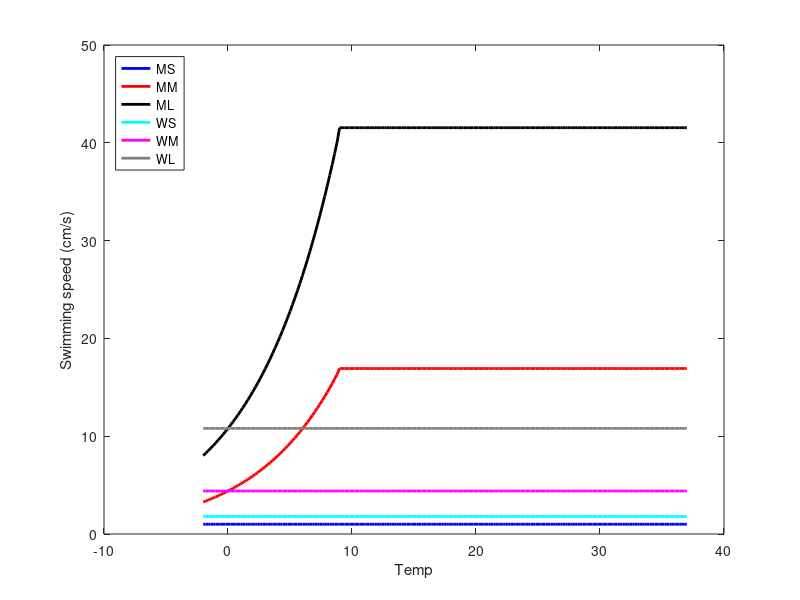
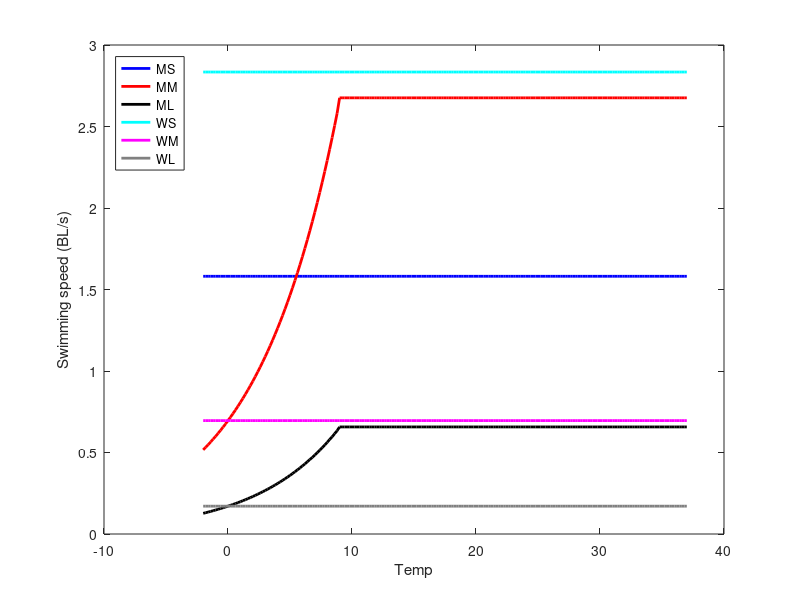
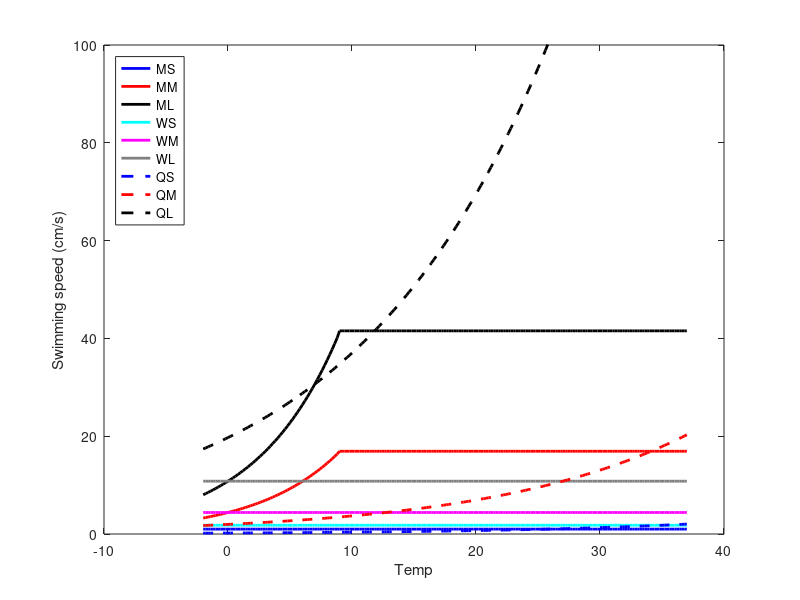
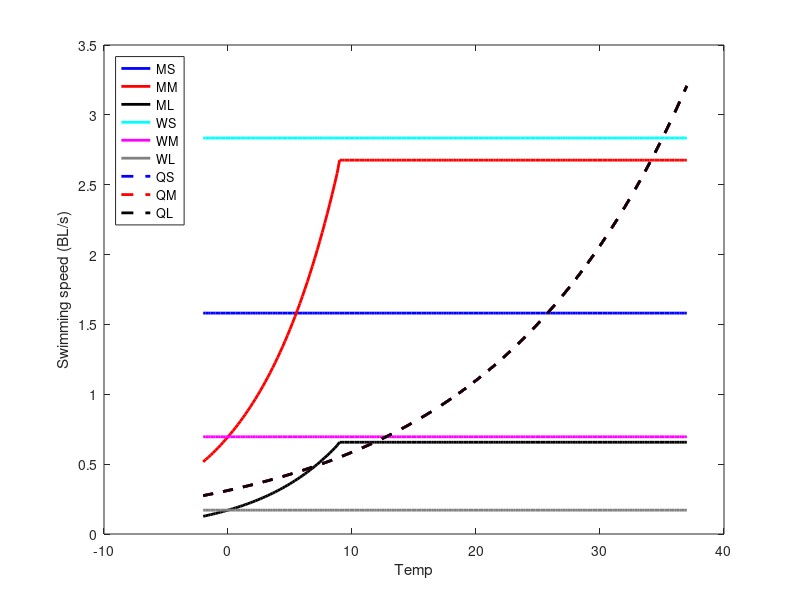

Recreate these plots in MATLAB, in order.
% Swimming speed
% Max recorded speeds are 56-110 km/h

L_s = 10^((log10(2)+log10(20))/2); 
L_m = 10^((log10(20)+log10(200))/2); 
L_l = 10^((log10(200)+log10(2000))/2); 

M_s = 0.01 * (0.1*L_s)^3;
M_m = 0.01 * (0.1*L_m)^3;
M_l = 0.01 * (0.1*L_l)^3;

% Swimming speed 
%James' current (m/d)
%cm/s
U_s = (3.9*M_s.^0.13); %/100*60*60*24;
U_m = (3.9*M_m.^0.13); %/100*60*60*24;
U_l = (3.9*M_l.^0.13); %/100*60*60*24;

%Megrey et al with temp-dep (m/d)
T = -2:0.2:37;
T1= -2:0.2:8.9;
T2= 9:0.2:37;
Ut_s = (1.0*M_s.^0.0 * exp(0.0*T)); %/100*60*60*24;
Ut_m1 = (3.9*M_m.^0.13 * exp(0.149*T1)); %/100*60*60*24;
Ut_m2 = (15.0*M_m.^0.13 * exp(0.0*T2)); %/100*60*60*24;
Ut_l1 = (3.9*M_l.^0.13 * exp(0.149*T1)); %/100*60*60*24;
Ut_l2 = (15.0*M_l.^0.13 * exp(0.0*T2)); %/100*60*60*24;
Ut_m=[Ut_m1 Ut_m2];
Ut_l=[Ut_l1 Ut_l2];

%Q10 & BL (cm/s)
%Tref = 34.5490; %gives 0.1 BL/s at -2C, but never above 1.3BL/s
%Tref = 22.5617; %gives 3 BL/s at 40C, but <1 BL/s below 22.5
Tref=18.5; %median temp over historical period
Ub_s = L_s * exp(0.063*(T-Tref)) *0.1;
Ub_m = L_m * exp(0.063*(T-Tref)) *0.1;
Ub_l = L_l * exp(0.063*(T-Tref)) *0.1;

%%
figure(1)
plot(T,Ut_s,'b','LineWidth',2); hold on;
plot(T,Ut_m,'r','LineWidth',2); hold on;
plot(T,Ut_l,'k','LineWidth',2); hold on;
plot(T,U_s*ones(length(T),1),'c','LineWidth',2); hold on;
plot(T,U_m*ones(length(T),1),'m','LineWidth',2); hold on;
plot(T,U_l*ones(length(T),1),'color',[0.5 0.5 0.5],'LineWidth',2); hold on;
legend('MS','MM','ML','WS','WM','WL')
legend('location','northwest')
xlabel('Temp')
ylabel('Swimming speed (cm/s)')

%%
figure(2)
plot(T,Ut_s/(0.1*L_s),'b','LineWidth',2); hold on;
plot(T,Ut_m/(0.1*L_m),'r','LineWidth',2); hold on;
plot(T,Ut_l/(0.1*L_l),'k','LineWidth',2); hold on;
plot(T,U_s*ones(length(T),1)/(0.1*L_s),'c','LineWidth',2); hold on;
plot(T,U_m*ones(length(T),1)/(0.1*L_m),'m','LineWidth',2); hold on;
plot(T,U_l*ones(length(T),1)/(0.1*L_l),'color',[0.5 0.5 0.5],'LineWidth',2); hold on;
legend('MS','MM','ML','WS','WM','WL')
legend('location','northwest')
xlabel('Temp')
ylabel('Swimming speed (BL/s)')

%%
figure(3)
plot(T,Ut_s,'b','LineWidth',2); hold on;
plot(T,Ut_m,'r','LineWidth',2); hold on;
plot(T,Ut_l,'k','LineWidth',2); hold on;
plot(T,U_s*ones(length(T),1),'c','LineWidth',2); hold on;
plot(T,U_m*ones(length(T),1),'m','LineWidth',2); hold on;
plot(T,U_l*ones(length(T),1),'color',[0.5 0.5 0.5],'LineWidth',2); hold on;
plot(T,Ub_s,'--b','LineWidth',2); hold on;
plot(T,Ub_m,'--r','LineWidth',2); hold on;
plot(T,Ub_l,'--k','LineWidth',2); hold on;
legend('MS','MM','ML','WS','WM','WL','QS','QM','QL')
legend('location','northwest')
xlabel('Temp')
ylabel('Swimming speed (cm/s)')
ylim([0 100])

figure(4)
plot(T,Ut_s/(0.1*L_s),'b','LineWidth',2); hold on;
plot(T,Ut_m/(0.1*L_m),'r','LineWidth',2); hold on;
plot(T,Ut_l/(0.1*L_l),'k','LineWidth',2); hold on;
plot(T,U_s*ones(length(T),1)/(0.1*L_s),'c','LineWidth',2); hold on;
plot(T,U_m*ones(length(T),1)/(0.1*L_m),'m','LineWidth',2); hold on;
plot(T,U_l*ones(length(T),1)/(0.1*L_l),'color',[0.5 0.5 0.5],'LineWidth',2); hold on;
plot(T,Ub_s/(0.1*L_s),'--b','LineWidth',2); hold on;
plot(T,Ub_m/(0.1*L_m),'--r','LineWidth',2); hold on;
plot(T,Ub_l/(0.1*L_l),'--k','LineWidth',2); hold on;
legend('MS','MM','ML','WS','WM','WL','QS','QM','QL')
legend('location','northwest')
xlabel('Temp')
ylabel('Swimming speed (BL/s)')

% Natural mortality per yr (Andersen & Beyer 2013)
%expoential coefficient
%Includes predation, excludes fishing
%mu = 0.35 * 4.5 * PI_s.^(-0.25);
